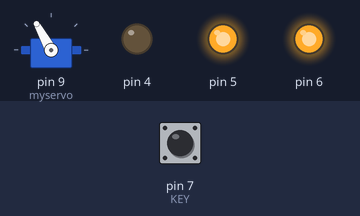
A sketch run on a simulated Arduino Uno, built with avr-gcc and run on an emulated ATmega328P. Shown: servo, output pins drawn as LEDs (lit = HIGH). Inputs (shaded band) come from the test bench; at power-on: pin 7 (KEY) HIGH.

Above: at 1.2 s.
1.3 s: pin 7 (KEY) pulled LOW for 0.15 s
At 2.4 s:
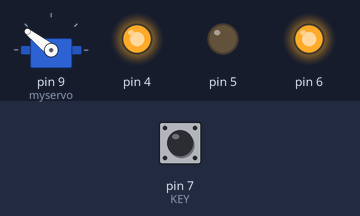
At 9.61 s:
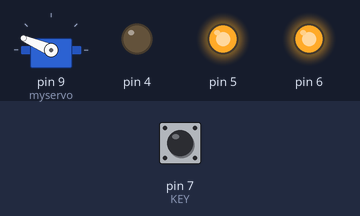
Timing chart, 0 to 11.2 s (numbered marks = the images above; inputs shaded):
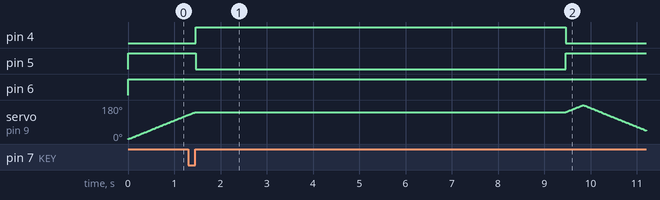

The sketch:

FishCater2.0.ino
```cpp
#include <Servo.h>
#define KEY 7
   Servo myservo;  // 定义舵机对象，最多八个
   int pos = 0;    // 定义,舵机转动位置
   int backup = HIGH;
   int keybuf = HIGH;

   volatile int flag = LOW;

void setup() {
  // put your setup code here, to run once:
 myservo.attach(9);  // 设置舵机控制针脚
  pinMode(KEY,INPUT);//按键检测
   pinMode(6,OUTPUT);//电机1
      pinMode(5,OUTPUT);//电机2
      pinMode(4,OUTPUT);//继电器高电平触发

}

void loop() {
  // put your main code here, to run repeatedly:
       digitalWrite(6,HIGH);
      digitalWrite(5,HIGH);
      digitalWrite(4,LOW);
         for(pos = 0; pos < 180; pos += 1)
     {

        myservo.write(pos);
        delay(10);
        KEYSCAN();
      }
        for(pos = 180; pos>=1; pos-=1)
      {
        myservo.write(pos);
         delay(10);
         KEYSCAN();
      }

}
void KEYSCAN()
{
    keybuf = digitalRead(KEY); //把当前扫描值暂存
    if (keybuf!= backup) //当前值与前次值不相等说明此时按键有动作
    {
        delay(10);

        if (keybuf == digitalRead(KEY)) //判断扫描值有没有发生改变，即按键抖动
        {
          if (backup == 0) //如果前次值为 0，则说明当前是弹起动作
          {

             MOTOR();
          }
        backup = keybuf; //更新备份为当前值，以备进行下次比较
        }
    }

}
void MOTOR()
{
  digitalWrite(4,HIGH);
  digitalWrite(6,HIGH);
      digitalWrite(5,LOW);
  delay(8000);
    digitalWrite(6,HIGH);
      digitalWrite(5,HIGH);
  digitalWrite(4,LOW);
}
```

Measured:
- after the input at 1.3 s, pin 4: LOW → HIGH after 0.16 s, → LOW 8.0 s later; pin 5: HIGH → LOW after 0.16 s, → HIGH 8.0 s later
- by itself, servo on pin 9 (myservo): rises from 128° to 179° in 8.5 s, then falls to 47° in 1.4 s
